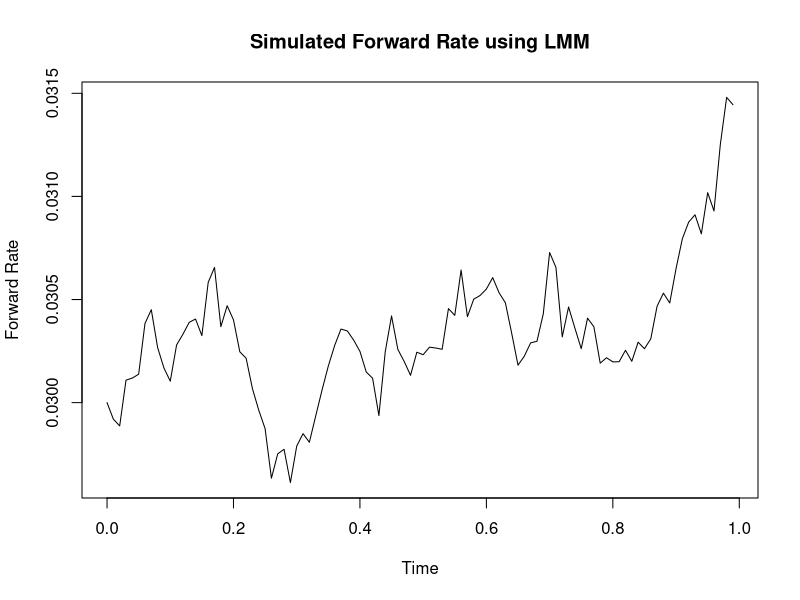

Source code (R):

# LIBOR Market Model Calibration and Simulation

# Step 1: Create a hypothetical data set
maturities = seq(1, 10, by=1)
set.seed(123)
hypothetical_vols = 0.02 + 0.005 * maturities + rnorm(10, 0, 0.002)
data = data.frame(maturities, hypothetical_vols)
print(data)

# Step 2: Calibration using optim
objective_function <- function(sigma, vols) {
    return(sum((sigma - vols)^2))
}
initial_guess = 0.03
result = optim(initial_guess, objective_function, vols = hypothetical_vols)
calibrated_vol = result$par
print(calibrated_vol)

# Step 3: Model dynamics using Euler-Maruyama method
T = 1
dt = 0.01
n = T/dt
forward_rate = rep(0.03, n)
set.seed(123)
for (i in 2:n) {
    dW = rnorm(1, 0, sqrt(dt))
    forward_rate[i] = forward_rate[i-1] + calibrated_vol * forward_rate[i-1] * dW
}
plot(seq(0, T-dt, by=dt), forward_rate, type='l', xlab='Time', ylab='Forward Rate', main='Simulated Forward Rate using LMM')
